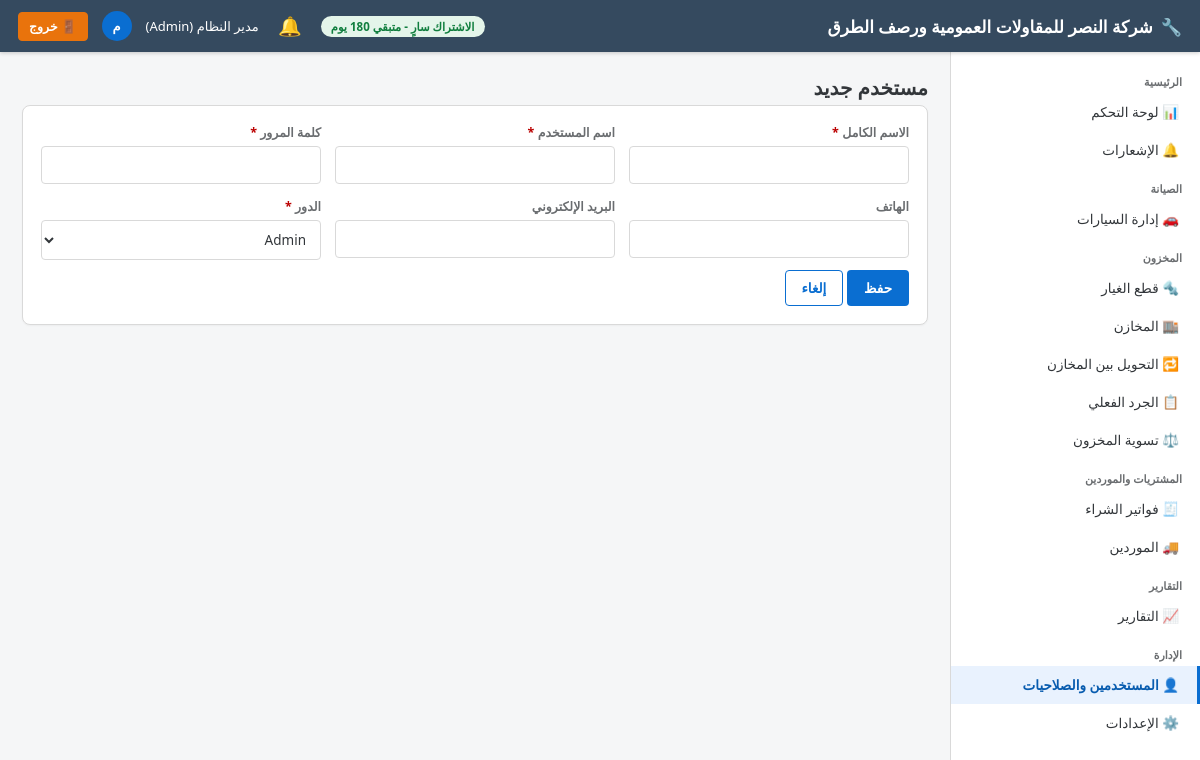
The page /users/new (signed in) on the database its author committed.
### app/models/settings.py (models this page shows)
class CompanySettings(db.Model):
    __tablename__ = "company_settings"
    id = db.Column(db.Integer, primary_key=True)
    company_name = db.Column(db.String(150), default="مركز الصيانة")
    logo_path = db.Column(db.String(255))
    phone = db.Column(db.String(30))
    address = db.Column(db.String(250))
    email = db.Column(db.String(120))
    commercial_register = db.Column(db.String(50))   # السجل التجاري
    tax_no = db.Column(db.String(50))                # الرقم الضريبي
    tax_percent_default = db.Column(db.Numeric(5, 2), default=15)
    invoice_prefix = db.Column(db.String(10), default="INV-")
    workorder_prefix = db.Column(db.String(10), default="WO-")
    next_invoice_no = db.Column(db.Integer, default=1)
    next_workorder_no = db.Column(db.Integer, default=1)

### app/models/user.py (models this page shows, shortened)
class User(db.Model, UserMixin):
    __tablename__ = "users"
    id = db.Column(db.Integer, primary_key=True)
    full_name = db.Column(db.String(150), nullable=False)
    username = db.Column(db.String(50), unique=True, nullable=False, index=True)
    password_hash = db.Column(db.String(255), nullable=False)
    phone = db.Column(db.String(30))
    email = db.Column(db.String(120))
    role_id = db.Column(db.Integer, db.ForeignKey("roles.id"), nullable=False)
    is_active_user = db.Column(db.Boolean, default=True)
    is_hidden = db.Column(db.Boolean, default=False)   # مستخدم خفي (لا يظهر في شاشة إدارة المستخدمين)
    created_at = db.Column(db.DateTime, default=datetime.utcnow)
    role = db.relationship("Role", back_populates="users")
    @property
    def is_active(self):
        return self.is_active_user
    @property
    def is_super_admin(self):
        return self.username == "administrator" and self.is_hidden

class Role(db.Model):
    __tablename__ = "roles"
    id = db.Column(db.Integer, primary_key=True)
    name = db.Column(db.String(50), unique=True, nullable=False)
    description = db.Column(db.String(200))
    users = db.relationship("User", back_populates="role")
    permissions = db.relationship("RolePermission", back_populates="role", cascade="all, delete-orphan")

### app/blueprints/users/routes.py (the view, shortened to what this page needs)
@users_bp.route("/new", methods=["GET", "POST"])
@login_required
def create_user():
    roles = Role.query.all()
    return render_template("users/form.html", user=None, roles=roles)

### app/models/license.py (called while the page is built)
    @property
    def is_expired(self):
        return datetime.utcnow() > self.expires_at

    @property
    def days_remaining(self):
        return (self.expires_at - datetime.utcnow()).days

### app/services/notification_service.py (called while the page is built, shortened)
def generate_notifications(force=False):
    global _last_refresh_ts
    now_ts = time.time()
    if not force and (now_ts - _last_refresh_ts) < _REFRESH_INTERVAL:
        return

def get_unread_count():
    return Notification.query.filter_by(is_read=False).count()

### app/templates/users/form.html (shortened to what this page needs)
{% extends "base.html" %}
{% block content %}
<div class="page-title">{{ 'تعديل مستخدم' if user else 'مستخدم جديد' }}</div>
<form method="POST" class="fiori-card">
    <div class="form-grid">
        <div class="form-group"><label class="required">الاسم الكامل</label><input type="text" name="full_name" value="{{ user.full_name if user else '' }}" required></div>
        {% if not user %}
        <div class="form-group"><label class="required">اسم المستخدم</label><input type="text" name="username" required></div>
        {% endif %}
        <div class="form-group">
            <label {{ 'class=required' if not user }}>كلمة المرور {{ '(اتركه فارغًا لعدم التغيير)' if user else '' }}</label>
            <input type="password" name="password" {{ 'required' if not user }}>
        </div>
        <div class="form-group"><label>الهاتف</label><input type="text" name="phone" value="{{ user.phone if user else '' }}"></div>
        <div class="form-group"><label>البريد الإلكتروني</label><input type="email" name="email" value="{{ user.email if user else '' }}"></div>
        <div class="form-group">
            <label class="required">الدور</label>
            <select name="role_id" required>
                {% for r in roles %}
                <option value="{{ r.id }}" {{ 'selected' if user and user.role_id==r.id }}>{{ r.name }}</option>
                {% endfor %}
            </select>
        </div>
    </div>
    <div class="mt-2">
        <button type="submit" class="btn btn-primary">حفظ</button>
        <a href="{{ url_for('users.list_users') }}" class="btn btn-outline">إلغاء</a>
    </div>
</form>
{% endblock %}

### app/templates/base.html (shortened to what this page needs)
<!DOCTYPE html>
<html lang="ar" dir="rtl">
<head>
    <link rel="stylesheet" href="{{ url_for('static', filename='css/fiori.css') }}">
</head>
<body>
    <header class="fiori-header">
        <div style="display:flex;align-items:center;">
            <div class="brand">
                {% if company and company.logo_path %}
                <img src="{{ url_for('static', filename=company.logo_path) }}" alt="شعار" style="height:30px;width:30px;object-fit:contain;border-radius:4px;background:#fff;padding:2px;">
                {% else %}
                🔧
                {% endif %}
                <span>{{ company.company_name if company and company.company_name else 'نظام إدارة مركز الصيانة' }}</span>
            </div>
        </div>
        <div class="user-box">
            {% if license_days_remaining is defined and license_days_remaining is not none %}
                {% if license_days_remaining <= 5 %}
                <span class="badge badge-red">الاشتراك ينتهي خلال {{ license_days_remaining }} يوم</span>
                {% elif license_days_remaining <= 15 %}
                <span class="badge badge-orange">الاشتراك ينتهي خلال {{ license_days_remaining }} يوم</span>
                {% else %}
                <span class="badge badge-green">الاشتراك سارٍ - متبقي {{ license_days_remaining }} يوم</span>
                {% endif %}
            {% endif %}
            <div class="notif-bell-wrap">
                <button type="button" class="notif-bell-btn" id="notifBellBtn" aria-label="الإشعارات">
                    🔔
                </button>
            </div>
            <span>{{ current_user.full_name }} ({{ current_user.role.name if current_user.role else '' }})</span>
            <div class="user-avatar">{{ current_user.full_name[0] if current_user.full_name else 'U' }}</div>
            <a href="{{ url_for('auth.logout') }}" class="btn btn-logout btn-sm">🚪 خروج</a>
        </div>
    </header>
    <nav class="fiori-sidebar">
        <div class="nav-group-title">الرئيسية</div>
        <a class="nav-link {{ 'active' if request.blueprint=='dashboard' }}" href="{{ url_for('dashboard.index') }}">📊 لوحة التحكم</a>
        <a class="nav-link {{ 'active' if request.blueprint=='notifications' }}" href="{{ url_for('notifications.list_notifications') }}">
            🔔 الإشعارات
        </a>
        <div class="nav-group-title">الصيانة</div>
        <a class="nav-link {{ 'active' if request.blueprint=='vehicles' }}" href="{{ url_for('vehicles.list_vehicles') }}">🚗 إدارة السيارات</a>
        <div class="nav-group-title">المخزون</div>
        <a class="nav-link {{ 'active' if request.blueprint=='parts' }}" href="{{ url_for('parts.list_parts') }}">🔩 قطع الغيار</a>
        <a class="nav-link {{ 'active' if request.blueprint=='warehouses' }}" href="{{ url_for('warehouses.list_warehouses') }}">🏬 المخازن</a>
        <a class="nav-link {{ 'active' if request.blueprint=='transfers' }}" href="{{ url_for('transfers.list_transfers') }}">🔁 التحويل بين المخازن</a>
        <a class="nav-link {{ 'active' if request.blueprint=='stocktake' }}" href="{{ url_for('stocktake.list_stocktakes') }}">📋 الجرد الفعلي</a>
        <a class="nav-link {{ 'active' if request.blueprint=='adjustments' }}" href="{{ url_for('adjustments.list_adjustments') }}">⚖️ تسوية المخزون</a>
        <div class="nav-group-title">المشتريات والموردين</div>
        <a class="nav-link {{ 'active' if request.blueprint=='purchases' }}" href="{{ url_for('purchases.list_purchases') }}">🧾 فواتير الشراء</a>
        <a class="nav-link {{ 'active' if request.blueprint=='suppliers' }}" href="{{ url_for('suppliers.list_suppliers') }}">🚚 الموردين</a>
        <div class="nav-group-title">التقارير</div>
        <a class="nav-link {{ 'active' if request.blueprint=='reports' }}" href="{{ url_for('reports.index') }}">📈 التقارير</a>
        <div class="nav-group-title">الإدارة</div>
        <a class="nav-link {{ 'active' if request.blueprint=='users' }}" href="{{ url_for('users.list_users') }}">👤 المستخدمين والصلاحيات</a>
        <a class="nav-link {{ 'active' if request.blueprint=='settings' }}" href="{{ url_for('settings.company_settings') }}">⚙️ الإعدادات</a>
    </nav>
    <main class="fiori-content">
        {% block content %}{% endblock %}
    </main>
</body>
</html>

### app/static/css/fiori.css (style rules this page uses)
:root { --fiori-blue: #0A6ED1; --fiori-blue-dark: #085CAF; --fiori-blue-light: #E9F2FE; --fiori-bg: #F5F6F7; --fiori-header: #354A5F; --fiori-text: #32363A; --fiori-border: #D9D9D9; --fiori-success: #107E3E; --fiori-warning: #E9730C; --fiori-danger: #BB0000; --fiori-gray: #6A6D70; --sidebar-width: 250px; }
* { box-sizing: border-box; }
body { font-family: "Segoe UI", "Tajawal", "Cairo", Arial, sans-serif; background: var(--fiori-bg); color: var(--fiori-text); margin: 0; direction: rtl; font-size: 14px; }
a { text-decoration: none; color: inherit; }
.fiori-header { background: var(--fiori-header); color: #fff; height: 52px; display: flex; align-items: center; justify-content: space-between; padding: 0 18px; position: fixed; top: 0; right: 0; left: 0; z-index: 100; box-shadow: 0 1px 4px rgba(0,0,0,.2); }
.fiori-header .brand { font-size: 17px; font-weight: 600; display: flex; align-items: center; gap: 8px; }
.fiori-header .user-box { display: flex; align-items: center; gap: 14px; font-size: 13px; }
.fiori-header .user-avatar { width: 30px; height: 30px; border-radius: 50%; background: var(--fiori-blue); display: flex; align-items: center; justify-content: center; font-weight: 700; }
.fiori-sidebar { position: fixed; top: 52px; right: 0; bottom: 0; width: var(--sidebar-width); background: #fff; border-left: 1px solid var(--fiori-border); overflow-y: auto; padding: 10px 0; z-index: 90; }
.fiori-sidebar .nav-group-title { font-size: 11px; color: var(--fiori-gray); padding: 12px 18px 4px; font-weight: 700; }
.fiori-sidebar a.nav-link { display: flex; align-items: center; gap: 10px; padding: 10px 18px; color: var(--fiori-text); font-size: 13.5px; border-right: 3px solid transparent; }
.fiori-sidebar a.nav-link.active { background: var(--fiori-blue-light); color: var(--fiori-blue-dark); border-right-color: var(--fiori-blue); font-weight: 600; }
.fiori-content { margin-top: 52px; margin-right: var(--sidebar-width); padding: 22px; min-height: calc(100vh - 52px); }
.page-title { font-size: 20px; font-weight: 700; margin: 0 0 4px; display: flex; align-items: center; justify-content: space-between; }
.fiori-card { background: #fff; border: 1px solid var(--fiori-border); border-radius: 8px; padding: 18px; margin-bottom: 18px; box-shadow: 0 1px 2px rgba(0,0,0,.04); }
.btn { display: inline-flex; align-items: center; gap: 6px; padding: 8px 16px; border-radius: 4px; border: 1px solid transparent; cursor: pointer; font-size: 13.5px; font-weight: 600; font-family: inherit; }
.btn-primary { background: var(--fiori-blue); color: #fff; }
.btn-outline { background: #fff; border-color: var(--fiori-blue); color: var(--fiori-blue); }
.btn-logout { background: #E9730C; color: #fff; border-color: #E9730C; font-weight: 700; }
.btn-sm { padding: 5px 10px; font-size: 12.5px; }
.form-grid { display: grid; grid-template-columns: repeat(auto-fit, minmax(230px, 1fr)); gap: 14px; }
.form-group { display: flex; flex-direction: column; gap: 5px; }
label { font-size: 12.5px; font-weight: 600; color: var(--fiori-gray); }
input, select, textarea { padding: 9px 10px; border: 1px solid var(--fiori-border); border-radius: 4px; font-family: inherit; font-size: 13.5px; background: #fff; color: var(--fiori-text); }
.required::after { content: " *"; color: var(--fiori-danger); }
.badge { padding: 3px 10px; border-radius: 12px; font-size: 11.5px; font-weight: 700; display: inline-block; }
.badge-green { background: #E4F5EA; color: var(--fiori-success); }
.mt-2 { margin-top: 10px; }
.notif-bell-wrap { position: relative; }
.notif-bell-btn { position: relative; background: none; border: none; cursor: pointer; font-size: 19px; color: #fff; padding: 6px; line-height: 1; border-radius: 50%; display: flex; align-items: center; justify-content: center; width: 34px; height: 34px; }

### rows shown on the page
CompanySettings: company_name "شركة النصر للمقاولات العمومية ورصف الطرق"
User: full_name "مدير النظام", full_name "م"
Role: role "Admin"

### other values the page prints
{{ 'تعديل مستخدم' if user else 'مستخدم جديد' }} "مستخدم جديد"
form field role_id "Admin"
